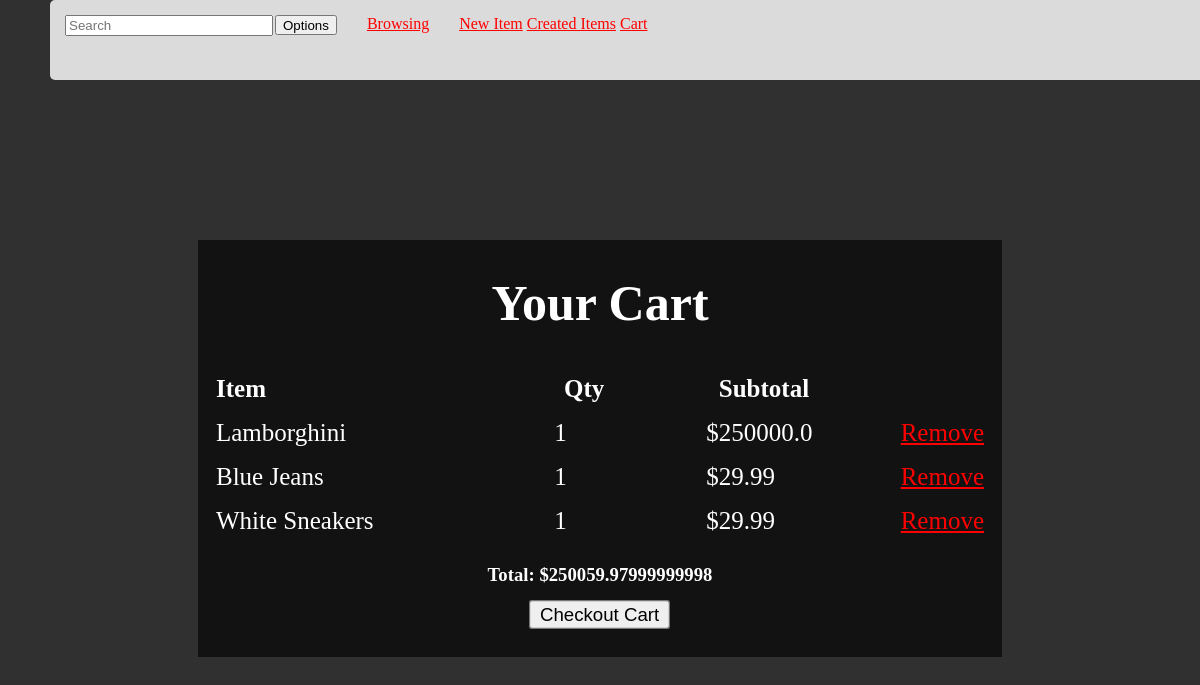
The app's page /cart/ (signed in) with its own data.
### cart/models.py (models this page shows)
class CartItem(models.Model):
    cart = models.ForeignKey(Cart, related_name="items", on_delete=models.CASCADE)
    item = models.ForeignKey(Item,on_delete=models.CASCADE)
    quantity = models.PositiveIntegerField(default=1)
    def subtotal(self):
        return self.item.price * self.quantity

### items/models.py (models this page shows, shortened)
class Item(models.Model):
    category = models.ForeignKey(Category,related_name='items',on_delete=models.CASCADE)
    name = models.CharField(max_length=225)
    description = models.TextField(blank=True)
    price = models.FloatField()
    image = models.ImageField(upload_to='item_images', blank=True)
    is_sold = models.BooleanField(default=False)
    created_by = models.ForeignKey(User, related_name='items', on_delete=models.CASCADE)
    created_at = models.DateTimeField(auto_now_add=True)

### cart/views.py (the view)
# urls.py: path("", views.cart, name="Home"),
@login_required
def cart(request):
     cart, created = Cart.objects.get_or_create(user=request.user)
     items = cart.items.all()
     total = cart.total()
     return render(request,"cart/cart.html", {
         "cart":cart,
         'items':items,
         'total':total
     })

### cart/models.py (called while the page is built)
    def total(self):
        return sum(item.subtotal() for item in self.items.all())

### cart/templates/cart/cart.html
{% extends "app/base.html" %}
{% block content %}
<div class='cart-entire-page'>
    <div class='cart-page-card'>
        <h1 class='your-cart-text'>Your Cart</h1>
        {% if items %}
        <table class='cart-table'>
            <tr class='cart-desc-table'>
                <th>Item</th>
                <th>Qty</th>
                <th>Subtotal</th>
                <th></th>
            </tr>
            {% for cart_item in items %}
            <tr class='cart-var-table'>
                <td>{{ cart_item.item.name }}</td>
                <td>{{ cart_item.quantity }}</td>
                <td>${{ cart_item.subtotal }}</td>
                <td>
                    <a class='cart-remove-button' href="{% url 'Cart:remove' cart_item.item.id %}">Remove</a>
                </td>
            </tr>
            {% endfor %}
        </table>
        <h3 class'cart-total-text'>Total: ${{ total }}</h3>
        <a class='checkout-cart-button' href="{% url 'Cart:checkout_cart' %}"><button>Checkout Cart</button></a>
        {% else %}
        <p>Your cart is empty.</p>
        {% endif %}
    </div>
</div>
{% endblock %}

### app/static/common.css (style rules this page uses)
a { color:red; }
#body { background-color: rgb(49, 48, 48); }

### app/static/sign_up.css (style rules this page uses)
body { margin: 0; min-height:100vh; }

### app/static/cart_page.css (style rules this page uses)
.cart-entire-page { overflow:hidden; color:white; }
.cart-page-card { width:67%; height:auto; margin:0 auto; margin-top:30vh; background-color:rgb(18, 18, 18); display:flex; flex-direction:column; justify-content:center; align-items:center; }
.cart-table { width:100%; table-layout:fixed; }
.cart-table th, .cart-table td { text-align:left; padding:1vh 2vh; }
.cart-table th:nth-child(1), .cart-table td:nth-child(1) { width:50% }
.cart-table th:nth-child(2), .cart-table td:nth-child(2) { width:15% }
.cart-table th:nth-child(3), .cart-table td:nth-child(3) { width:20% }
.cart-table th:nth-child(4), .cart-table td:nth-child(4) { width:15% }
.your-cart-text { font-size:50px; }
.cart-var-table, .cart-desc-table { font-size:25px; display:flex; gap:5vh; justify-content:center; }
.cart-remove-button { margin-left:2vh; }
.checkout-cart-button { transform:scale(1.4); margin-bottom:4vh; }

### records on screen
CartItem: item.name "Lamborghini", quantity "1", subtotal "250000.0"
CartItem: item.name "Blue Jeans", quantity "1", subtotal "29.99"
CartItem: item.name "White Sneakers", quantity "1", subtotal "29.99"

### other values on screen
{{ total }} "250059.97999999998"
